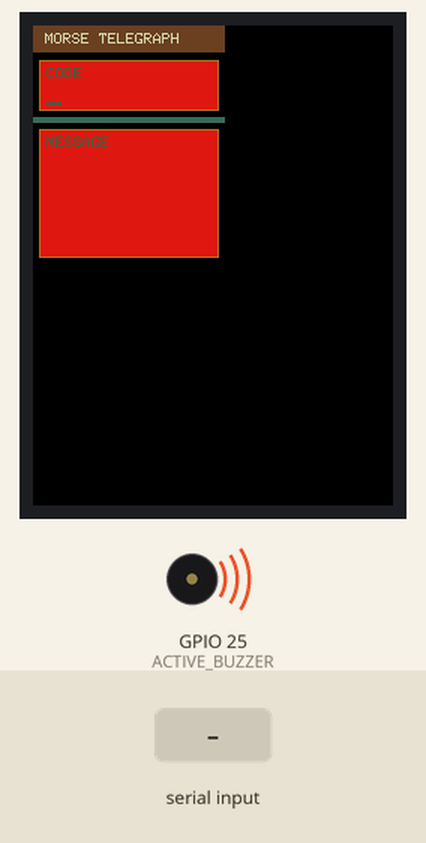
This sketch was run on a simulated ESP32. Parts: 240×320 colour display, buzzer (waves = sounding, pin HIGH). The inputs (shaded band) are chosen by the test bench. What the sketch prints to the serial monitor is not drawn.

Above: at 1.4 s.
1.5 s: ".\n" received over the second serial link
At 1.82 s:
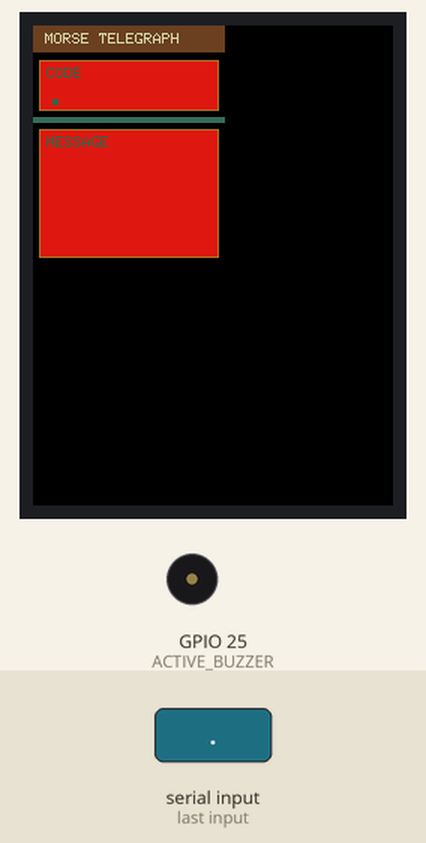
3.4 s: "-\n" received over the second serial link
At 3.79 s:
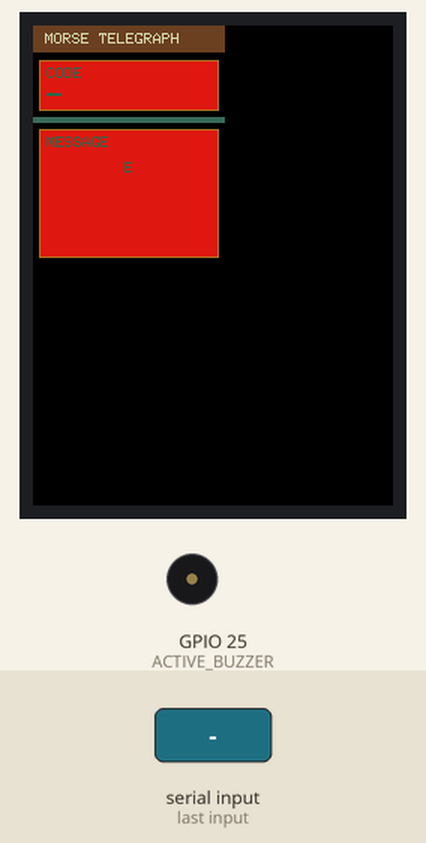
5.4 s: ".\n" received over the second serial link
At 7.0 s:
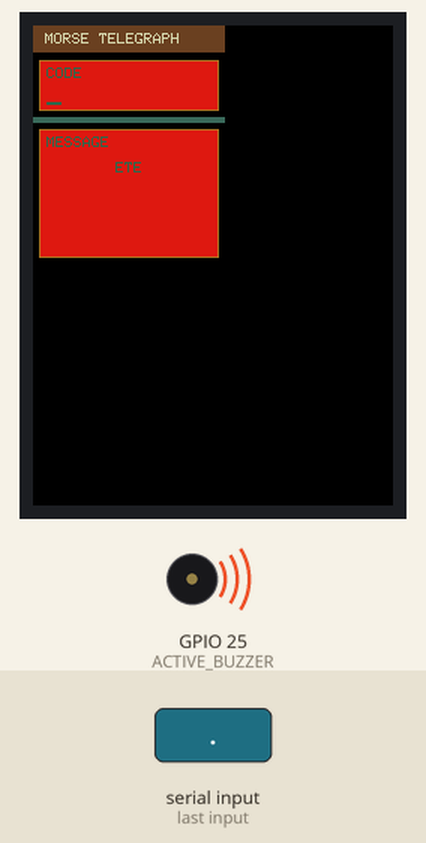
7.3 s: "-\n" received over the second serial link
At 7.69 s:
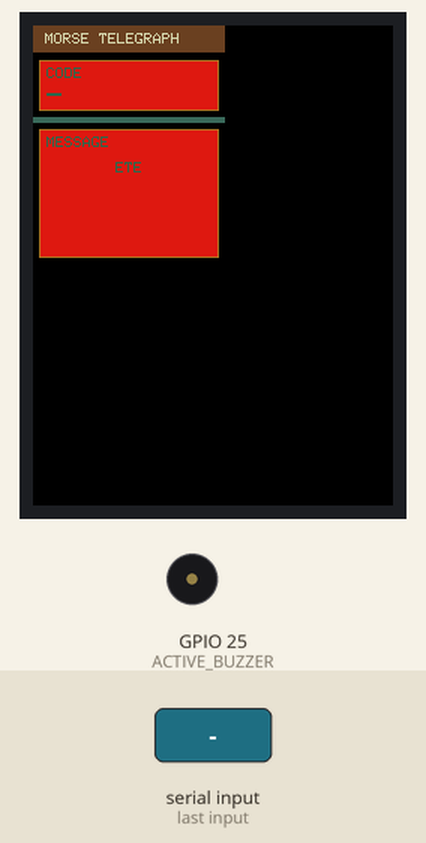
9.3 s: "-\n" received over the second serial link
At 10.4 s:
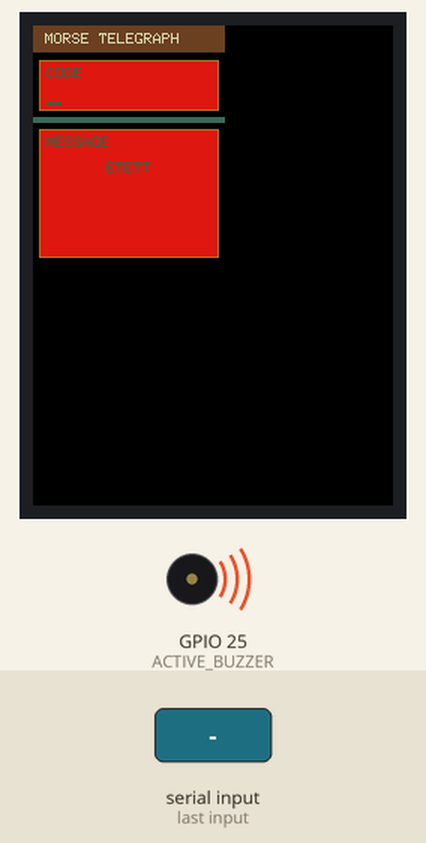
11.3 s: ".\n" received over the second serial link
At 12.9 s:
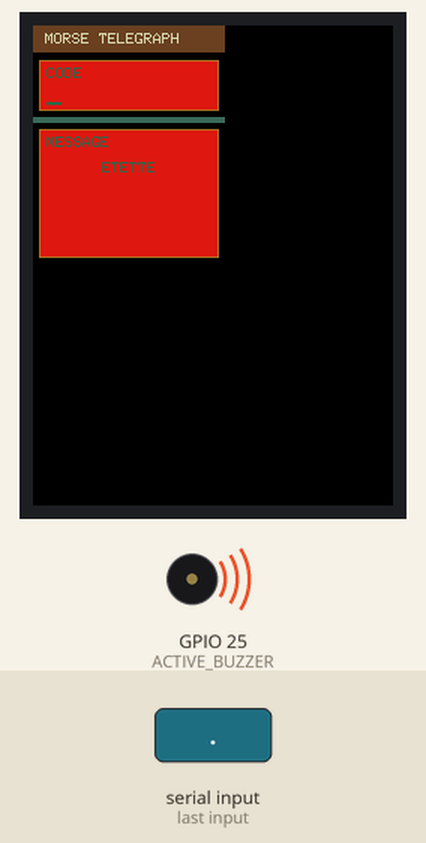
Timing chart, 0 to 14.2 s (numbered marks = the images above; inputs shaded):
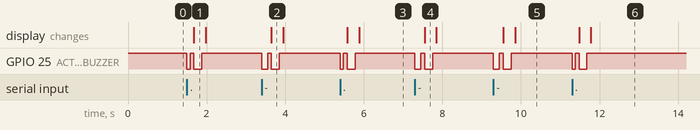

Measured:
- after the input at 1.5 s, GPIO 25 (ACTIVE_BUZZER): HIGH → LOW at once, → HIGH 0.08 s later, → LOW 0.10 s later, → HIGH 0.20 s later; the display: changes after 0.18 s (image 1)
- after the input at 3.4 s, GPIO 25 (ACTIVE_BUZZER): alternates HIGH for 0.10 s and LOW for 0.18 s, 4 changes in all, then stays HIGH, starting at once; the display: changes after 0.25 s (image 2)
- after the input at 5.4 s, GPIO 25 (ACTIVE_BUZZER): HIGH → LOW at once, → HIGH 0.08 s later, → LOW 0.10 s later, → HIGH 0.20 s later; the display: first changes after 0.18 s (image 3 shows a later state)
- after the input at 7.3 s, GPIO 25 (ACTIVE_BUZZER): alternates HIGH for 0.10 s and LOW for 0.18 s, 4 changes in all, then stays HIGH, starting at once; the display: changes after 0.25 s (image 4)
- after the input at 9.3 s, GPIO 25 (ACTIVE_BUZZER): alternates HIGH for 0.10 s and LOW for 0.18 s, 4 changes in all, then stays HIGH, starting at once; the display: first changes after 0.25 s (image 5 shows a later state)
- after the input at 11.3 s, GPIO 25 (ACTIVE_BUZZER): HIGH → LOW at once, → HIGH 0.08 s later, → LOW 0.10 s later, → HIGH 0.20 s later; the display: first changes after 0.18 s (image 6 shows a later state)

The sketch:

Morse_Receiver_TFT.ino
```cpp
/*
  Morse Telegraph - TFT Version
  Receiver: ESP32-WROOM-32
  Display: ST7735 128x160 via TFT_eSPI

  UART:
    Pico GP0 (TX) -> ESP32 GPIO16 (RX)
    GND -> GND
    Baud: 9600

  TFT_eSPI:
    SCK  -> GPIO18
    MOSI -> GPIO23
    CS   -> GPIO5
    DC   -> GPIO2
    RST  -> GPIO4
    MISO -> unused

  Active buzzer:
    GPIO25
    LOW = ON
    HIGH = OFF
*/

#include <Arduino.h>
#include <TFT_eSPI.h>

TFT_eSPI tft = TFT_eSPI();

#define RX_PIN 16
#define TX_PIN 17
#define ACTIVE_BUZZER 25

HardwareSerial MorseSerial(2);

const char* morseCodes[] = {
  ".-", "-...", "-.-.", "-..", ".", "..-.", "--.",
  "....", "..", ".---", "-.-", ".-..", "--", "-.",
  "---", ".--.", "--.-", ".-.", "...", "-", "..-",
  "...-", ".--", "-..-", "-.--", "--.."
};

const char letters[] = "ABCDEFGHIJKLMNOPQRSTUVWXYZ";

String currentMorse = "";
String message = "";

char decodeMorse(const String& code) {
  for (int i = 0; i < 26; i++) {
    if (code == morseCodes[i]) return letters[i];
  }
  return '?';
}

void beep(int duration) {
  digitalWrite(ACTIVE_BUZZER, LOW);
  delay(duration);
  digitalWrite(ACTIVE_BUZZER, HIGH);
}

void drawScreen() {
  tft.fillScreen(TFT_BLACK);

  // Vintage-style frame
  tft.fillRect(0, 0, 128, 18, 0x6A04);
  tft.setTextColor(0xD6B5, 0x6A04);
  tft.setTextSize(1);
  tft.setCursor(8, 5);
  tft.print("MORSE TELEGRAPH");

  // Current Morse area
  tft.fillRect(4, 23, 120, 34, 0xD8C2);
  tft.drawRect(4, 23, 120, 34, 0xAB84);

  tft.setTextColor(0x3329, 0xD8C2);
  tft.setTextSize(1);
  tft.setCursor(9, 28);
  tft.print("CODE");

  tft.setTextSize(2);
  tft.setCursor(9, 39);
  if (currentMorse.length() > 0)
    tft.print(currentMorse);
  else
    tft.print("_");

  // Green/patina separator
  tft.fillRect(0, 61, 128, 4, 0x3B4B);

  // Message paper
  tft.fillRect(4, 69, 120, 86, 0xD8C2);
  tft.drawRect(4, 69, 120, 86, 0xAB84);

  tft.setTextColor(0x3329, 0xD8C2);
  tft.setTextSize(1);
  tft.setCursor(9, 74);
  tft.print("MESSAGE");

  String shownMessage = message;
  if (shownMessage.length() > 18)
    shownMessage = shownMessage.substring(shownMessage.length() - 18);

  int textWidth = shownMessage.length() * 6;
  int x = (128 - textWidth) / 2;
  if (x < 8) x = 8;

  tft.setTextSize(1);
  tft.setCursor(x, 91);
  tft.print(shownMessage);
}

void setup() {
  pinMode(ACTIVE_BUZZER, OUTPUT);
  digitalWrite(ACTIVE_BUZZER, HIGH);

  Serial.begin(115200);
  MorseSerial.begin(9600, SERIAL_8N1, RX_PIN, TX_PIN);

  tft.init();
  tft.setRotation(0);

  drawScreen();

  Serial.println();
  Serial.println("==============================");
  Serial.println("       MORSE TFT RECEIVER");
  Serial.println("==============================");
  Serial.println("Ready!");
}

void loop() {
  while (MorseSerial.available()) {
    char c = MorseSerial.read();

    if (c == '.') {
      currentMorse += '.';
      Serial.println("DOT");
      beep(80);
      drawScreen();
    }
    else if (c == '-') {
      currentMorse += '-';
      Serial.println("DASH");
      beep(150);
      drawScreen();
    }
    else if (c == '\n') {
      Serial.println("ENTER");

      if (currentMorse.length() > 0) {
        char decoded = decodeMorse(currentMorse);
        message += decoded;

        Serial.print("LETTER: ");
        Serial.println(decoded);

        currentMorse = "";
        beep(200);
        drawScreen();
      }
    }
    else if (c == ' ') {
      Serial.println("SPACE");

      if (currentMorse.length() > 0) {
        char decoded = decodeMorse(currentMorse);
        message += decoded;
        currentMorse = "";
      }

      message += ' ';
      beep(80);
      drawScreen();
    }
  }
}
```
